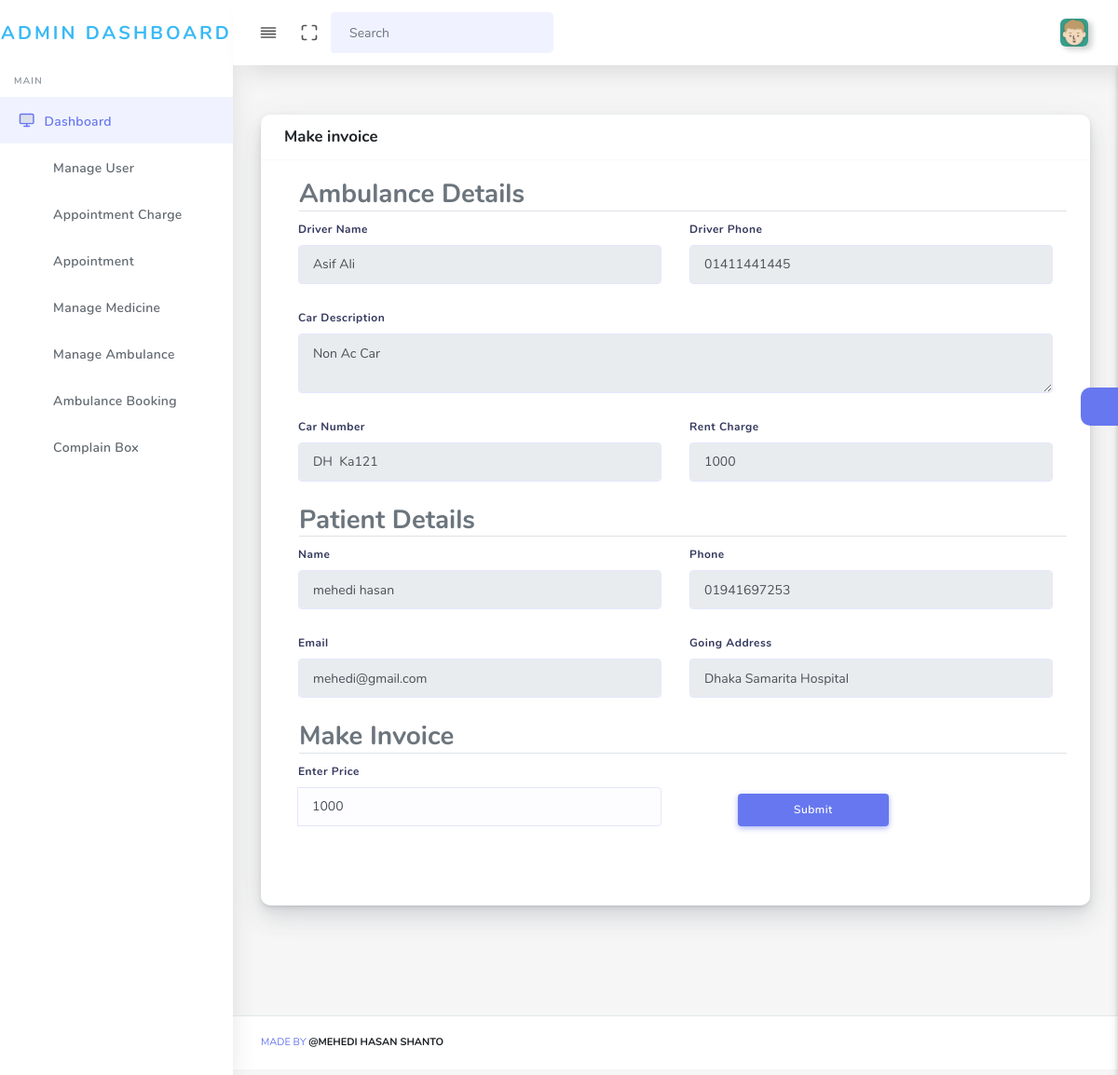
Page /admin/make_invoice_admin.php?invoice_id=6 (signed in) on the committed database.
### tables this page shows
CREATE TABLE `book_ambulance` (
  `book_ambulance_id` int(11) NOT NULL,
  `patient_id` int(11) NOT NULL,
  `ambulance_service_id` int(11) NOT NULL,
  `booking_date` date NOT NULL,
  `going_address` varchar(255) NOT NULL,
  `price` varchar(255) NOT NULL,
  `status` int(11) NOT NULL
);

CREATE TABLE `ambulance_service` (
  `ambulance_service_id` int(11) NOT NULL,
  `driver_name` varchar(255) NOT NULL,
  `driver_phone` varchar(255) NOT NULL,
  `description` text NOT NULL,
  `car_number` varchar(255) NOT NULL,
  `price` varchar(255) NOT NULL,
  `status` int(11) NOT NULL,
  `image` varchar(255) NOT NULL,
  `driving_licinence` varchar(255) NOT NULL,
  `driver_image` varchar(255) NOT NULL
);

CREATE TABLE `patient` (
  `patient_id` int(11) NOT NULL,
  `first_name` varchar(255) NOT NULL,
  `last_name` varchar(255) NOT NULL,
  `email` varchar(255) NOT NULL,
  `phone` varchar(255) NOT NULL,
  `address` varchar(255) NOT NULL,
  `city` varchar(255) NOT NULL,
  `ps` varchar(255) NOT NULL,
  `postal` varchar(255) NOT NULL,
  `date_of_birth` date NOT NULL,
  `gender` varchar(255) NOT NULL,
  `image` varchar(255) NOT NULL,
  `password` varchar(255) NOT NULL,
  `status` int(11) NOT NULL,
  `join_date` date NOT NULL
);

### admin/make_invoice_admin.php (the view, shortened to what this page needs)
<?php include 'includes/header.php';?>
<body>
<div id="app">
    <div class="main-wrapper main-wrapper-1">
        <div class="navbar-bg"></div>
        <?php include 'includes/nav.php';?>
        <?php include 'includes/side.php';?>
        <div class="main-content">
            <section class="section">
                <div class="row">
                    <div class="col-md-12 col-sm-12 mb-5">
                        <div class="card">
                            <div class="card-header">
                                <h4>Make invoice</h4>
                                <?php
                                    if (isset($_GET['invoice_id'])){
                                        $invoice_id   = $_GET['invoice_id'];
                                        $sql_getData = "SELECT * FROM ambulance_service, patient, book_ambulance WHERE
                                                        ambulance_service.ambulance_service_id = book_ambulance.ambulance_service_id AND
                                                        patient.patient_id = book_ambulance.patient_id AND book_ambulance.book_ambulance_id = $invoice_id";
                                        $result      = mysqli_query($connect, $sql_getData);
                                        $data = mysqli_fetch_assoc($result);
                                    }
                                ?>
                            </div>
                            <div class="card-body">
                                <h3 class="ml-3 border-bottom">Ambulance Details</h3>
                                <div class="form-group col-md-6 col-sm-12 float-left">
                                    <label class="font-weight-bold">Driver Name</label>
                                    <div class="input-group">
                                        <input type="text" class="form-control text-capitalize" value="<?php echo $data['driver_name'];?>" disabled name="driver_name" id="ed_driver_name">
                                    </div>
                                </div>
                                <div class="form-group col-md-6 col-sm-12 float-left">
                                    <label class="font-weight-bold">Driver Phone</label>
                                    <div class="input-group">
                                        <input type="text" class="form-control" value="<?php echo $data['driver_phone'];?>" disabled name="driver_phone" id="ed_driver_phone">
                                    </div>
                                </div>
                                <div class="form-group col-md-12 col-sm-12 float-left">
                                    <label class="font-weight-bold">Car Description</label>
                                    <div class="input-group">
                                        <textarea name="description" class="form-control" disabled id="ed_description"><?php echo $data['description'];?></textarea>
                                    </div>
                                </div>
                                <div class="form-group col-md-6 col-sm-12 float-left">
                                    <label class="font-weight-bold">Car Number</label>
                                    <div class="input-group">
                                        <input type="text" class="form-control" value="<?php echo $data['car_number'];?>" disabled name="car_number" id="ed_car_number">
                                    </div>
                                </div>
                                <div class="form-group col-md-6 col-sm-12 float-left">
                                    <label class="font-weight-bold">Rent Charge</label>
                                    <div class="input-group">
                                        <input type="text" class="form-control" value="<?php echo $data['price'];?>" disabled name="price" id="ed_price">
                                    </div>
                                </div>
                                <h3 class="border-bottom ml-3">Patient Details</h3>
                                <div class="form-group col-md-6 col-sm-12 float-left">
                                    <label class="font-weight-bold">Name</label>
                                    <div class="input-group">
                                        <input type="text" class="form-control" value="<?php echo $data['first_name'].' '.$data['last_name'];?>" disabled name="price" id="ed_price">
                                    </div>
                                </div>
                                <div class="form-group col-md-6 col-sm-12 float-left">
                                    <label class="font-weight-bold">Phone</label>
                                    <div class="input-group">
                                        <input type="text" class="form-control" value="<?php echo $data['phone'];?>" disabled name="price" id="ed_price">
                                    </div>
                                </div>
                                <div class="form-group col-md-6 col-sm-12 float-left">
                                    <label class="font-weight-bold">Email</label>
                                    <div class="input-group">
                                        <input type="text" class="form-control" value="<?php echo $data['email'];?>" disabled name="price" id="ed_price">
                                    </div>
                                </div>
                                <div class="form-group col-md-6 col-sm-12 float-left">
                                    <label class="font-weight-bold">Going Address</label>
                                    <div class="input-group">
                                        <input type="text" class="form-control" value="<?php echo $data['going_address'];?>" disabled name="price" id="ed_price">
                                    </div>
                                </div>
                                <h3 class="border-bottom ml-3">Make Invoice</h3>
                                <form action="" method="post">
                                    <div class="form-group col-md-6 col-sm-12 float-left">
                                        <label class="font-weight-bold">Enter Price</label>
                                        <div class="input-group">
                                            <input type="text" class="form-control" value="<?php echo $data['price'];?>"  name="payble">
                                        </div>
                                    </div>
                                    <div class="form-group col-md-6 col-sm-12 float-left">
                                        <label class="p-4"></label>
                                        <input type="submit" name="btn" class="btn btn-primary col-5" value="Submit">
                                    </div>
                                </form>
                            </div>
                            <div class="card-footer">
                            </div>
                        </div>
                    </div>
                </div>
            </section>
            <?php include 'includes/setting.php';?>
        </div>
        <?php include "includes/footer.php";?>
    </div>
</div>
<?php include "includes/script.php";?>

### admin/includes/nav.php (shortened to what this page needs)
<nav class="navbar navbar-expand-lg main-navbar sticky">
    <div class="form-inline mr-auto">
        <ul class="navbar-nav mr-3">
            <li><a href="#" data-toggle="sidebar" class="nav-link nav-link-lg
									collapse-btn"> <i data-feather="align-justify"></i></a></li>
            <li><a href="#" class="nav-link nav-link-lg fullscreen-btn">
                    <i data-feather="maximize"></i>
                </a></li>
            <li>
                <form class="form-inline mr-auto">
                    <div class="search-element">
                        <input class="form-control" type="search" placeholder="Search" aria-label="Search" data-width="200">
                        <button class="btn" type="submit">
                            <i class="fas fa-search"></i>
                        </button>
                    </div>
                </form>
            </li>
        </ul>
    </div>
    <ul class="navbar-nav navbar-right">
        <li class="dropdown"><a href="#" data-toggle="dropdown"
                                class="nav-link dropdown-toggle nav-link-lg nav-link-user"> <img alt="image" src="../images/<?php echo $userdata['image'];?>" class="user-img-radious-style"> <span class="d-sm-none d-lg-inline-block"></span></a>
        </li>
    </ul>
</nav>

### rows in the picture
book_ambulance: driver_name "Asif Ali", driver_phone "01411441445", description "Non Ac Car", car_number "DH Ka121", price "1000", price "mehedi hasan", price "01941697253", price "mehedi@gmail.com", price "Dhaka Samarita Hospital", payble "1000"
